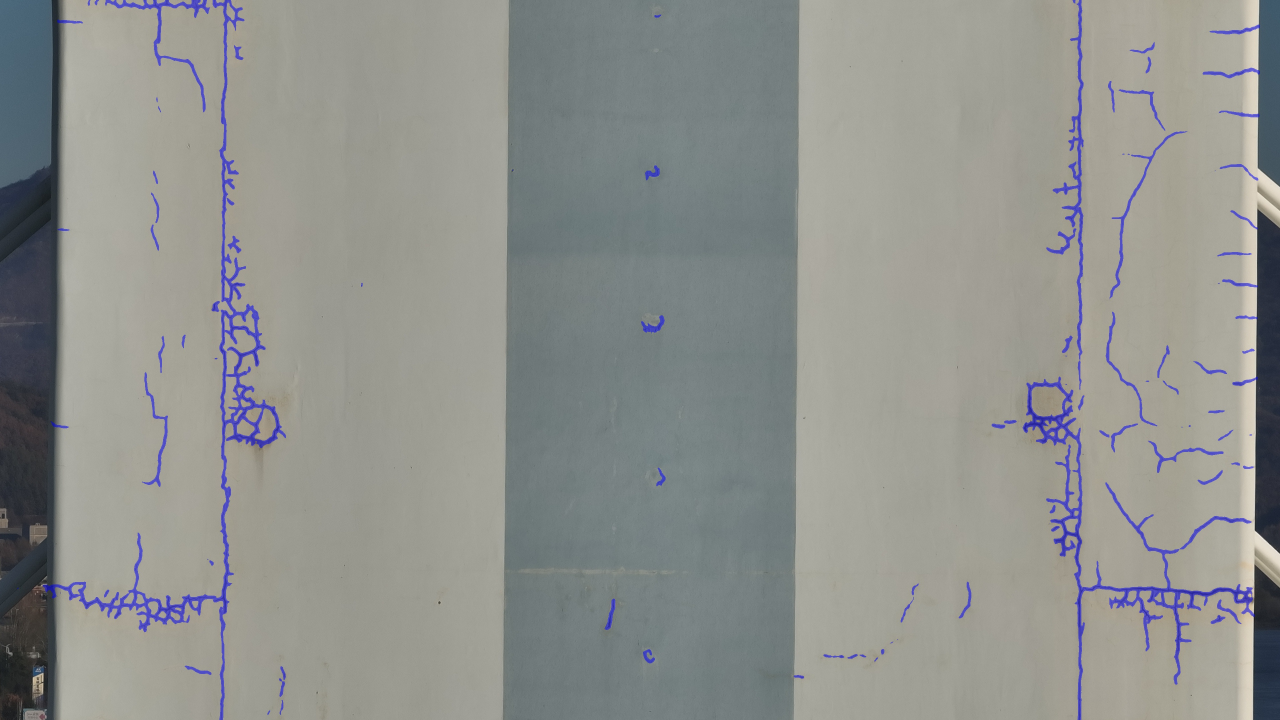
#> input picture DJI_20251103151025_0002_V_航点14_overlay.jpg, 3840 x 2160 px (shown at 1/3 size); its folder holds only this picture in this run
$ python detect_yellow_rust_mask.py -i ..
#> lines starting #> are read from the running program, lines starting #| are printed output that depends on the picture; after the words box and inside, x2 and y2 are one past the last pixel; in counts of white or black regions, pixels touching at a corner belong together
#> in main, bgr is the input picture: shape (2160, 3840, 3); mean B, G, R 141.7, 145.5, 143.7
#!/usr/bin/env python3
"""
Detect yellow/rust stain patterns and generate binary masks + overlays.

Example:
  python tools/detect_yellow_rust_mask.py \
    --input Irony1.jpg irony2.jpg \
    --output-dir test_result/rust_mask \
    --save-overlay
"""

from __future__ import annotations

import argparse
from pathlib import Path
from typing import Iterable

import cv2
import numpy as np


def normalize_01(x: np.ndarray) -> np.ndarray:
    x = x.astype(np.float32)
    mn = float(np.min(x))
    mx = float(np.max(x))
    if mx - mn < 1e-6:
        return np.zeros_like(x, dtype=np.float32)
    return (x - mn) / (mx - mn)


def remove_small_components(mask_u8: np.ndarray, min_area: int) -> np.ndarray:
    num_labels, labels, stats, _ = cv2.connectedComponentsWithStats(mask_u8, connectivity=8)
    out = np.zeros_like(mask_u8)
    for i in range(1, num_labels):
        area = stats[i, cv2.CC_STAT_AREA]
        if area >= min_area:
            out[labels == i] = 255
    return out


def detect_rust_mask(
    bgr: np.ndarray,
    sat_min: int = 18,
    value_min: int = 35,
    b_ab_min: int = 4,
    min_area: int = 60,
    open_k: int = 3,
    close_k: int = 5,
) -> tuple[np.ndarray, np.ndarray]:
#> called with sat_min = 18, value_min = 35, b_ab_min = 4, min_area = 60, open_k = 3, close_k = 5
    lab = cv2.cvtColor(bgr, cv2.COLOR_BGR2LAB)
#> lab: shape (2160, 3840, 3); mean of channels 0, 1, 2 153.1, 126.9, 129.6
    hsv = cv2.cvtColor(bgr, cv2.COLOR_BGR2HSV)
#> hsv: shape (2160, 3840, 3); mean H, S, V 49.4, 25.7, 150.1

    l = lab[:, :, 0].astype(np.float32)
    a = lab[:, :, 1].astype(np.float32) - 128.0
    b = lab[:, :, 2].astype(np.float32) - 128.0
    s = hsv[:, :, 1].astype(np.float32)
    v = hsv[:, :, 2].astype(np.float32)

    # Rust/yellow stains are typically warm (positive a,b), mildly saturated, and not near-black.
    warm_score = 0.6 * a + 0.4 * b
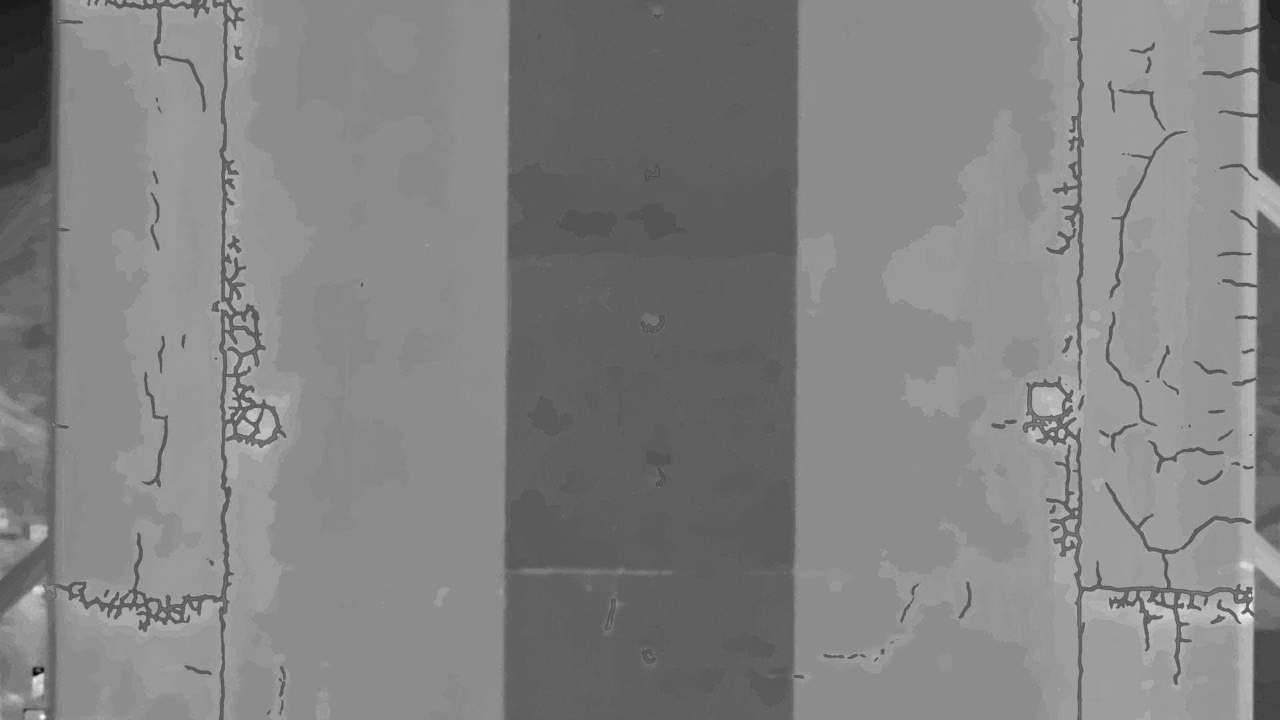
#> warm_score: shape (2160, 3840) float32 (shown at 1/3 size); min -11, max 10.4, mean -0.00182; drawn with min black and max white
    warm_score = normalize_01(warm_score)
#> in normalize_01, `mn = float(np.min(x))`: mn = -11
#> in normalize_01, `mx = float(np.max(x))`: mx = 10.4
    sat_score = normalize_01(s)
    dark_gate = normalize_01(255.0 - l)
#> in normalize_01 (call 3), `x = x.astype(np.float32)`:
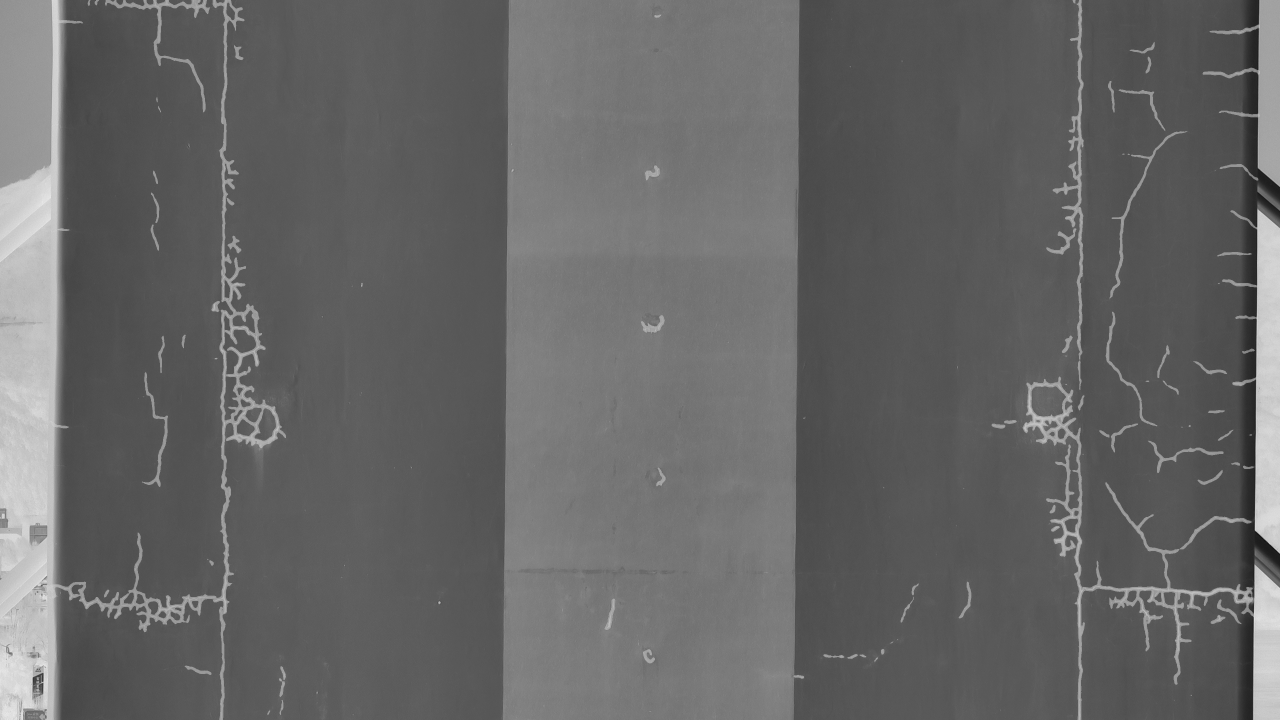
#> x: shape (2160, 3840) float32 (shown at 1/3 size); min 12, max 240, mean 101.9
#> in normalize_01 (call 3), `mn = float(np.min(x))`: mn = 12
#> in normalize_01 (call 3), `mx = float(np.max(x))`: mx = 240

    score = 0.70 * warm_score + 0.20 * sat_score + 0.10 * dark_gate
    score_u8 = np.clip(score * 255.0, 0, 255).astype(np.uint8)

    coarse_gate = (
        (hsv[:, :, 1] >= sat_min)
        & (hsv[:, :, 2] >= value_min)
        & (lab[:, :, 2] >= (128 + b_ab_min))
    )
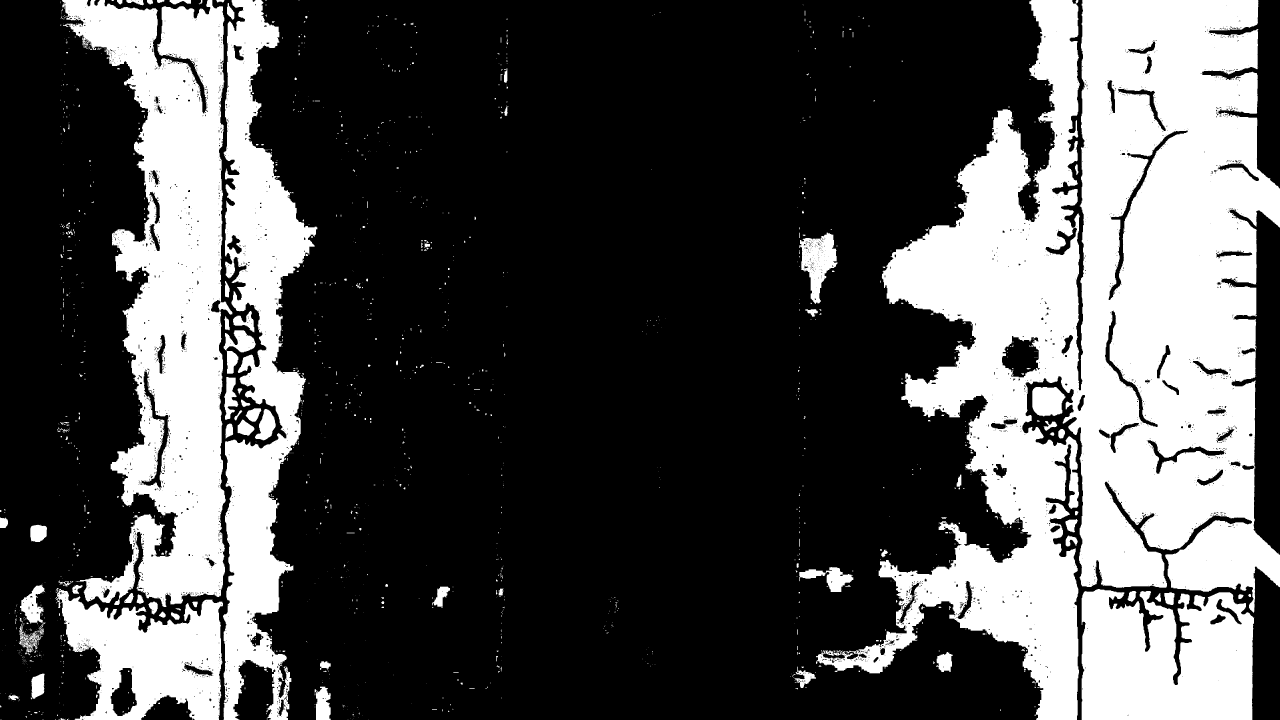
#> coarse_gate: shape (2160, 3840) bool (shown at 1/3 size); 31.4% white; 1657 white regions (1364 under 20 px), largest, box (x1, y1, x2, y2) and area: (2448, 0, 3840, 2160) 1480454, (186, 0, 697, 1821) 469082, (669, 0, 952, 2160) 268188

    otsu_thresh, _ = cv2.threshold(score_u8[coarse_gate], 0, 255, cv2.THRESH_BINARY + cv2.THRESH_OTSU) if np.any(coarse_gate) else (255, None)
#> otsu_thresh = 128
    # Keep threshold stable when gate is sparse.
    thresh = int(max(70, min(210, otsu_thresh)))
#> thresh = 128
    mask = np.zeros_like(score_u8, dtype=np.uint8)
    mask[(score_u8 >= thresh) & coarse_gate] = 255

    if open_k > 1:
        k = cv2.getStructuringElement(cv2.MORPH_ELLIPSE, (open_k, open_k))
        mask = cv2.morphologyEx(mask, cv2.MORPH_OPEN, k)
    if close_k > 1:
        k = cv2.getStructuringElement(cv2.MORPH_ELLIPSE, (close_k, close_k))
        mask = cv2.morphologyEx(mask, cv2.MORPH_CLOSE, k)

    mask = remove_small_components(mask, min_area=min_area)
    return mask, score_u8


def make_overlay(bgr: np.ndarray, mask_u8: np.ndarray, color=(0, 255, 255), alpha: float = 0.45) -> np.ndarray:
    out = bgr.copy().astype(np.float32)
    idx = mask_u8 > 127
    out[idx] = out[idx] * (1.0 - alpha) + np.array(color, dtype=np.float32) * alpha
    return np.clip(out, 0, 255).astype(np.uint8)


def iter_input_images(inputs: Iterable[str]) -> list[Path]:
    paths: list[Path] = []
    for item in inputs:
        p = Path(item)
        if p.is_file():
            paths.append(p)
            continue
        if p.is_dir():
            for ext in ("*.jpg", "*.jpeg", "*.png", "*.bmp", "*.tif", "*.tiff"):
                paths.extend(sorted(p.glob(ext)))
            continue
        paths.extend(sorted(Path(".").glob(item)))
    return [p for p in paths if p.is_file()]


def parse_args() -> argparse.Namespace:
    parser = argparse.ArgumentParser(description="Detect yellow/rust stain masks from images.")
    parser.add_argument("--input", "-i", nargs="+", required=True, help="Image paths, directories, or glob patterns.")
    parser.add_argument("--output-dir", "-o", type=str, default="test_result/rust_mask", help="Output directory.")
    parser.add_argument("--save-overlay", action="store_true", help="Save color overlay image.")
    parser.add_argument("--save-score", action="store_true", help="Save grayscale warmness score map.")
    parser.add_argument("--sat-min", type=int, default=18, help="Min HSV saturation for candidate pixels.")
    parser.add_argument("--value-min", type=int, default=35, help="Min HSV value for candidate pixels.")
    parser.add_argument("--b-ab-min", type=int, default=4, help="Min Lab b offset above neutral (128).")
    parser.add_argument("--min-area", type=int, default=60, help="Remove connected components smaller than this.")
    parser.add_argument("--open-k", type=int, default=3, help="Kernel size for opening.")
    parser.add_argument("--close-k", type=int, default=5, help="Kernel size for closing.")
    return parser.parse_args()


def main() -> None:
    args = parse_args()
    in_paths = iter_input_images(args.input)
    if not in_paths:
        raise SystemExit("No input images found.")

    out_dir = Path(args.output_dir)
    out_dir.mkdir(parents=True, exist_ok=True)

    for p in in_paths:
        bgr = cv2.imread(str(p), cv2.IMREAD_COLOR)
        if bgr is None:
            print(f"[WARN] skip unreadable image: {p}")
            continue

        mask, score = detect_rust_mask(
            bgr=bgr,
            sat_min=args.sat_min,
            value_min=args.value_min,
            b_ab_min=args.b_ab_min,
            min_area=args.min_area,
            open_k=args.open_k,
            close_k=args.close_k,
        )
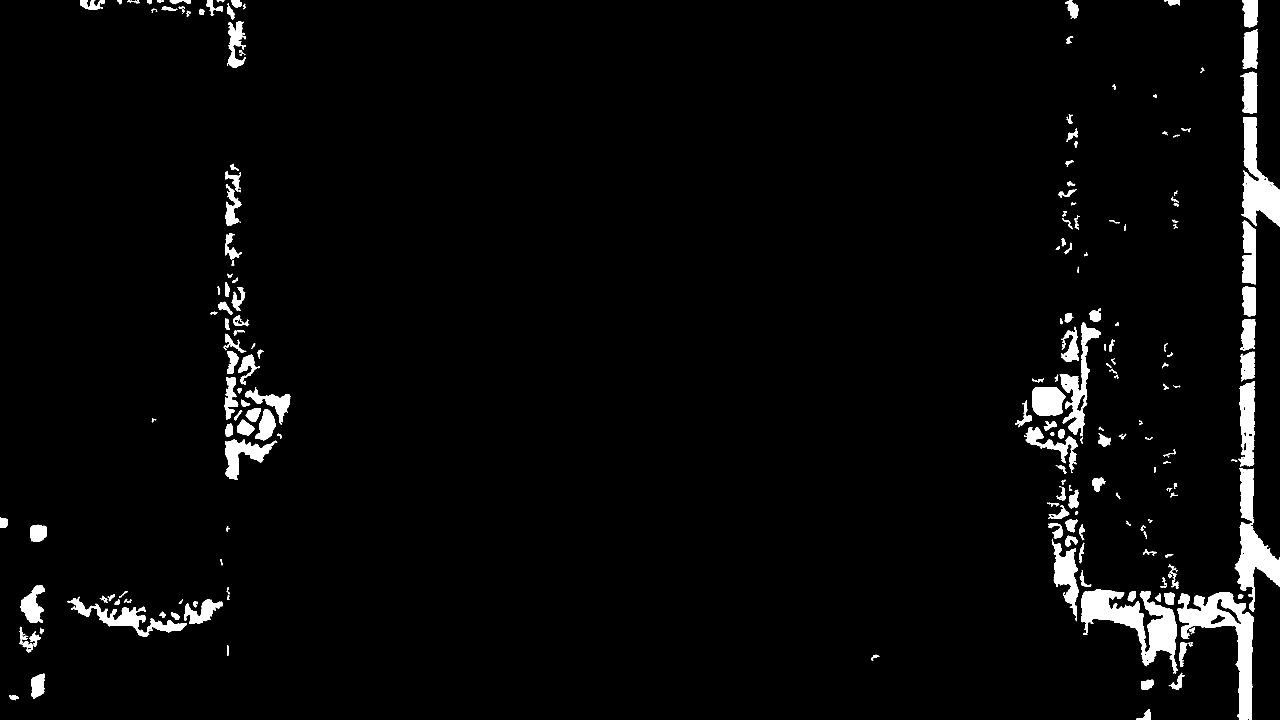
#> mask: shape (2160, 3840) (shown at 1/3 size); 3.2% white; 194 white regions, largest, box (x1, y1, x2, y2) and area: (3245, 1767, 3533, 2021) 27792, (3533, 1777, 3762, 2160) 26660, (3704, 1404, 3840, 1836) 20913

        stem = p.stem
        mask_path = out_dir / f"{stem}_rust_mask.png"
        cv2.imwrite(str(mask_path), mask)

        fg = int((mask > 127).sum())
#> fg = 264582
        total = int(mask.size)
#> total = 8294400
        cov = 100.0 * fg / max(1, total)
#> cov = 3.19
        print(f"[OK] {p.name}: mask={mask_path.name}, area={fg} px ({cov:.2f}%)")
#| [OK] DJI_20251103151025_0002_V_航点14_overlay.jpg: mask=DJI_20251103151025_0002_V_航点14_overlay_rust_mask.png, area=264582 px (3.19%)

        if args.save_overlay:
            overlay = make_overlay(bgr, mask, color=(0, 255, 255), alpha=0.45)
            overlay_path = out_dir / f"{stem}_rust_overlay.png"
            cv2.imwrite(str(overlay_path), overlay)

        if args.save_score:
            score_path = out_dir / f"{stem}_rust_score.png"
            cv2.imwrite(str(score_path), score)


if __name__ == "__main__":
    main()
